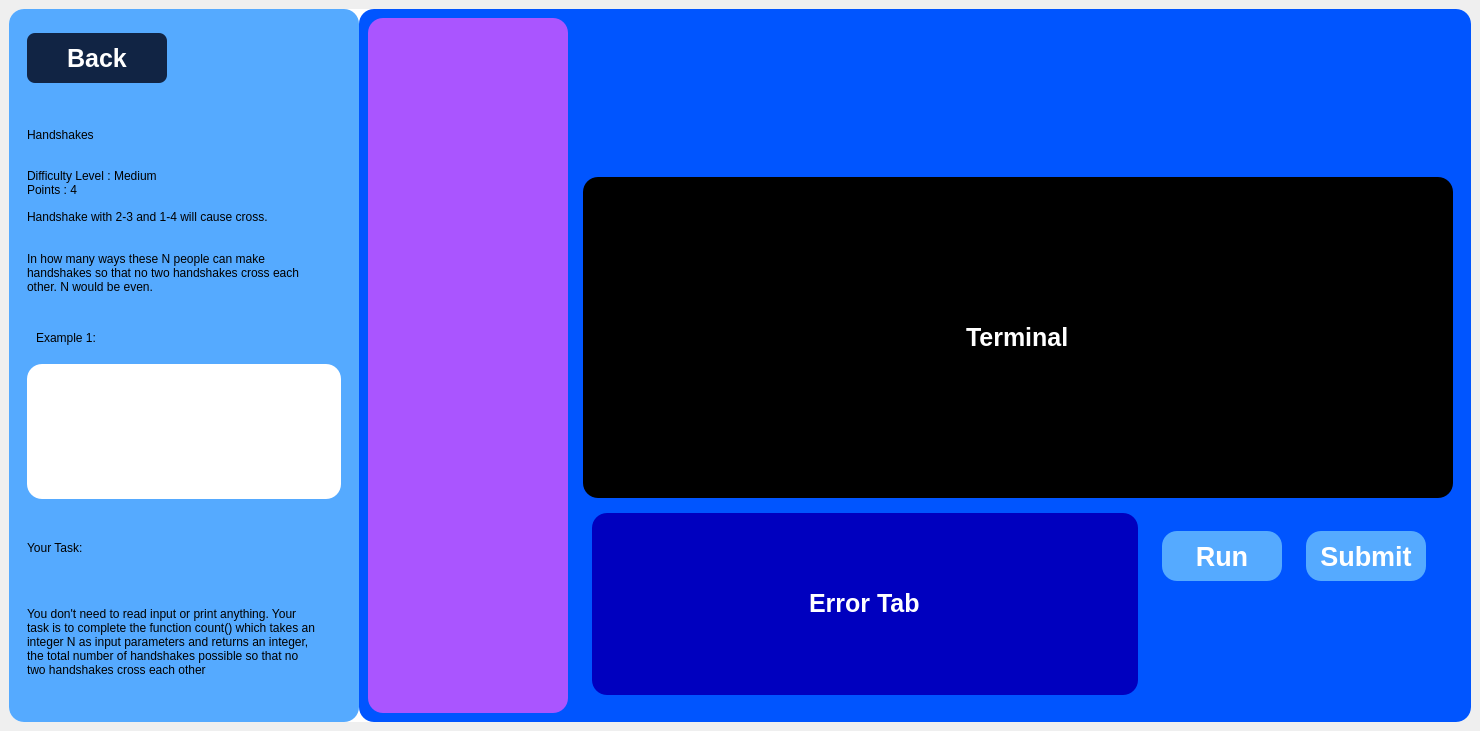
<?xml version="1.0" encoding="UTF-8"?>
<ui version="4.0">
 <class>MainWindow</class>
 <widget class="QMainWindow" name="MainWindow">
  <property name="geometry">
   <rect>
    <x>0</x>
    <y>0</y>
    <width>1480</width>
    <height>731</height>
   </rect>
  </property>
  <property name="windowTitle">
   <string>MainWindow</string>
  </property>
  <widget class="QWidget" name="centralwidget">
   <layout class="QHBoxLayout" name="horizontalLayout">
    <item>
     <widget class="QFrame" name="frame_2">
      <property name="styleSheet">
       <string notr="true">background-color: rgb(255, 255, 255);
border-radius:15px</string>
      </property>
      <property name="frameShape">
       <enum>QFrame::StyledPanel</enum>
      </property>
      <property name="frameShadow">
       <enum>QFrame::Raised</enum>
      </property>
      <layout class="QHBoxLayout" name="horizontalLayout_2">
       <property name="spacing">
        <number>0</number>
       </property>
       <property name="leftMargin">
        <number>0</number>
       </property>
       <property name="topMargin">
        <number>0</number>
       </property>
       <property name="rightMargin">
        <number>0</number>
       </property>
       <property name="bottomMargin">
        <number>0</number>
       </property>
       <item>
        <widget class="QFrame" name="frame_3">
         <property name="maximumSize">
          <size>
           <width>350</width>
           <height>16777215</height>
          </size>
         </property>
         <property name="styleSheet">
          <string notr="true">background-color: rgb(85, 170, 255);
</string>
         </property>
         <property name="frameShape">
          <enum>QFrame::StyledPanel</enum>
         </property>
         <property name="frameShadow">
          <enum>QFrame::Raised</enum>
         </property>
         <layout class="QVBoxLayout" name="verticalLayout">
          <item>
           <widget class="QFrame" name="frame_7">
            <property name="maximumSize">
             <size>
              <width>16777215</width>
              <height>80</height>
             </size>
            </property>
            <property name="frameShape">
             <enum>QFrame::StyledPanel</enum>
            </property>
            <property name="frameShadow">
             <enum>QFrame::Raised</enum>
            </property>
            <layout class="QGridLayout" name="gridLayout">
             <item row="0" column="0" alignment="Qt::AlignLeft">
              <widget class="QPushButton" name="pushButton">
               <property name="minimumSize">
                <size>
                 <width>140</width>
                 <height>0</height>
                </size>
               </property>
               <property name="maximumSize">
                <size>
                 <width>16777215</width>
                 <height>50</height>
                </size>
               </property>
               <property name="styleSheet">
                <string notr="true">QPushButton
{
	background-color: rgb(17,36,68);
	color: rgb(255, 255, 255);
	font-size: 25px;
	font-weight: bold;
	border-radius: 8px
}

QPushButton:hover
{
	background-color: rgb(255, 255, 255);
	color: rgb(17, 36, 68);
}
QPushButton:pressed
{
	background-color: rgb(9, 19, 35);	
	color: rgb(255, 255, 255);
}</string>
               </property>
               <property name="text">
                <string>   Back   </string>
               </property>
              </widget>
             </item>
            </layout>
           </widget>
          </item>
          <item>
           <widget class="QFrame" name="frame_6">
            <property name="frameShape">
             <enum>QFrame::StyledPanel</enum>
            </property>
            <property name="frameShadow">
             <enum>QFrame::Raised</enum>
            </property>
            <layout class="QVBoxLayout" name="verticalLayout_2">
             <item>
              <widget class="QLabel" name="label">
               <property name="text">
                <string>Handshakes</string>
               </property>
              </widget>
             </item>
             <item>
              <widget class="QLabel" name="label_2">
               <property name="text">
                <string>Difficulty Level : Medium
Points : 4</string>
               </property>
              </widget>
             </item>
             <item>
              <widget class="QLabel" name="label_3">
               <property name="text">
                <string>Handshake with 2-3 and 1-4 will cause cross.


In how many ways these N people can make 
handshakes so that no two handshakes cross each 
other. N would be even.</string>
               </property>
              </widget>
             </item>
            </layout>
           </widget>
          </item>
          <item>
           <widget class="QFrame" name="frame_9">
            <property name="frameShape">
             <enum>QFrame::StyledPanel</enum>
            </property>
            <property name="frameShadow">
             <enum>QFrame::Raised</enum>
            </property>
            <layout class="QVBoxLayout" name="verticalLayout_4">
             <item>
              <widget class="QFrame" name="frame_10">
               <property name="maximumSize">
                <size>
                 <width>16777215</width>
                 <height>40</height>
                </size>
               </property>
               <property name="frameShape">
                <enum>QFrame::StyledPanel</enum>
               </property>
               <property name="frameShadow">
                <enum>QFrame::Raised</enum>
               </property>
               <layout class="QGridLayout" name="gridLayout_2">
                <item row="0" column="0">
                 <widget class="QLabel" name="label_6">
                  <property name="text">
                   <string>Example 1:</string>
                  </property>
                 </widget>
                </item>
               </layout>
              </widget>
             </item>
             <item>
              <widget class="QFrame" name="frame_11">
               <property name="styleSheet">
                <string notr="true">background-color:rgb(255,255,255);</string>
               </property>
               <property name="frameShape">
                <enum>QFrame::StyledPanel</enum>
               </property>
               <property name="frameShadow">
                <enum>QFrame::Raised</enum>
               </property>
              </widget>
             </item>
            </layout>
           </widget>
          </item>
          <item>
           <widget class="QFrame" name="frame_8">
            <property name="frameShape">
             <enum>QFrame::StyledPanel</enum>
            </property>
            <property name="frameShadow">
             <enum>QFrame::Raised</enum>
            </property>
            <layout class="QVBoxLayout" name="verticalLayout_3">
             <item>
              <widget class="QLabel" name="label_4">
               <property name="minimumSize">
                <size>
                 <width>0</width>
                 <height>0</height>
                </size>
               </property>
               <property name="maximumSize">
                <size>
                 <width>16777215</width>
                 <height>50</height>
                </size>
               </property>
               <property name="text">
                <string>Your Task:</string>
               </property>
              </widget>
             </item>
             <item>
              <widget class="QLabel" name="label_5">
               <property name="text">
                <string>You don't need to read input or print anything. Your 
task is to complete the function count() which takes an 
integer N as input parameters and returns an integer, 
the total number of handshakes possible so that no 
two handshakes cross each other</string>
               </property>
              </widget>
             </item>
            </layout>
           </widget>
          </item>
         </layout>
        </widget>
       </item>
       <item>
        <widget class="QFrame" name="frame_5">
         <property name="styleSheet">
          <string notr="true">background-color:rgb(0, 85, 255);</string>
         </property>
         <property name="frameShape">
          <enum>QFrame::StyledPanel</enum>
         </property>
         <property name="frameShadow">
          <enum>QFrame::Raised</enum>
         </property>
         <layout class="QHBoxLayout" name="horizontalLayout_3">
          <item>
           <widget class="QFrame" name="frame">
            <property name="maximumSize">
             <size>
              <width>200</width>
              <height>16777215</height>
             </size>
            </property>
            <property name="styleSheet">
             <string notr="true">background-color:rgb(170, 85, 255);</string>
            </property>
            <property name="frameShape">
             <enum>QFrame::StyledPanel</enum>
            </property>
            <property name="frameShadow">
             <enum>QFrame::Raised</enum>
            </property>
           </widget>
          </item>
          <item>
           <widget class="QFrame" name="frame_4">
            <property name="frameShape">
             <enum>QFrame::StyledPanel</enum>
            </property>
            <property name="frameShadow">
             <enum>QFrame::Raised</enum>
            </property>
            <layout class="QVBoxLayout" name="verticalLayout_5">
             <item>
              <spacer name="verticalSpacer">
               <property name="orientation">
                <enum>Qt::Vertical</enum>
               </property>
               <property name="sizeType">
                <enum>QSizePolicy::Maximum</enum>
               </property>
               <property name="sizeHint" stdset="0">
                <size>
                 <width>20</width>
                 <height>150</height>
                </size>
               </property>
              </spacer>
             </item>
             <item>
              <widget class="QFrame" name="frame_12">
               <property name="styleSheet">
                <string notr="true">background-color: rgb(0, 0, 0);
color:rgb(255,255,255);
font-weight:bold;
font-size:25px;</string>
               </property>
               <property name="frameShape">
                <enum>QFrame::StyledPanel</enum>
               </property>
               <property name="frameShadow">
                <enum>QFrame::Raised</enum>
               </property>
               <layout class="QGridLayout" name="gridLayout_3">
                <item row="0" column="0" alignment="Qt::AlignHCenter|Qt::AlignVCenter">
                 <widget class="QLabel" name="label_7">
                  <property name="styleSheet">
                   <string notr="true"/>
                  </property>
                  <property name="text">
                   <string>Terminal</string>
                  </property>
                 </widget>
                </item>
               </layout>
              </widget>
             </item>
             <item>
              <widget class="QFrame" name="frame_13">
               <property name="maximumSize">
                <size>
                 <width>16777215</width>
                 <height>200</height>
                </size>
               </property>
               <property name="frameShape">
                <enum>QFrame::StyledPanel</enum>
               </property>
               <property name="frameShadow">
                <enum>QFrame::Raised</enum>
               </property>
               <layout class="QHBoxLayout" name="horizontalLayout_4">
                <item>
                 <widget class="QFrame" name="frame_14">
                  <property name="styleSheet">
                   <string notr="true">background-color: rgb(0, 0, 191);
color:rgb(255,255,255);
font-weight:bold;
font-size:25px;</string>
                  </property>
                  <property name="frameShape">
                   <enum>QFrame::StyledPanel</enum>
                  </property>
                  <property name="frameShadow">
                   <enum>QFrame::Raised</enum>
                  </property>
                  <layout class="QGridLayout" name="gridLayout_6">
                   <item row="0" column="0" alignment="Qt::AlignHCenter|Qt::AlignVCenter">
                    <widget class="QLabel" name="label_10">
                     <property name="text">
                      <string>Error Tab</string>
                     </property>
                    </widget>
                   </item>
                  </layout>
                 </widget>
                </item>
                <item>
                 <widget class="QFrame" name="frame_15">
                  <property name="maximumSize">
                   <size>
                    <width>300</width>
                    <height>16777215</height>
                   </size>
                  </property>
                  <property name="frameShape">
                   <enum>QFrame::StyledPanel</enum>
                  </property>
                  <property name="frameShadow">
                   <enum>QFrame::Raised</enum>
                  </property>
                  <layout class="QHBoxLayout" name="horizontalLayout_5">
                   <item alignment="Qt::AlignTop">
                    <widget class="QFrame" name="frame_16">
                     <property name="styleSheet">
                      <string notr="true">
</string>
                     </property>
                     <property name="frameShape">
                      <enum>QFrame::StyledPanel</enum>
                     </property>
                     <property name="frameShadow">
                      <enum>QFrame::Raised</enum>
                     </property>
                     <layout class="QGridLayout" name="gridLayout_4">
                      <item row="0" column="0">
                       <widget class="QPushButton" name="pushButton_2">
                        <property name="minimumSize">
                         <size>
                          <width>0</width>
                          <height>50</height>
                         </size>
                        </property>
                        <property name="font">
                         <font>
                          <pointsize>20</pointsize>
                          <bold>true</bold>
                         </font>
                        </property>
                        <property name="cursor">
                         <cursorShape>PointingHandCursor</cursorShape>
                        </property>
                        <property name="styleSheet">
                         <string notr="true">QPushButton
{
	color: rgb(255, 255, 255);
background-color: rgb(85, 170, 255);
}
QPushButton:hover
{
	background-color: rgb(255, 255, 255);
	color: rgb(107, 201, 244)
}
QPushButton:pressed
{
	background-color:rgb(75, 150, 225);	
	color: rgb(255, 255, 255);
}
</string>
                        </property>
                        <property name="text">
                         <string>Run</string>
                        </property>
                       </widget>
                      </item>
                     </layout>
                    </widget>
                   </item>
                   <item alignment="Qt::AlignTop">
                    <widget class="QFrame" name="frame_17">
                     <property name="styleSheet">
                      <string notr="true"/>
                     </property>
                     <property name="frameShape">
                      <enum>QFrame::StyledPanel</enum>
                     </property>
                     <property name="frameShadow">
                      <enum>QFrame::Raised</enum>
                     </property>
                     <layout class="QGridLayout" name="gridLayout_5">
                      <item row="0" column="0">
                       <widget class="QPushButton" name="pushButton_3">
                        <property name="minimumSize">
                         <size>
                          <width>0</width>
                          <height>50</height>
                         </size>
                        </property>
                        <property name="font">
                         <font>
                          <pointsize>20</pointsize>
                          <bold>true</bold>
                         </font>
                        </property>
                        <property name="styleSheet">
                         <string notr="true">QPushButton
{
	color: rgb(255, 255, 255);
background-color: rgb(85, 170, 255);
}
QPushButton:hover
{
	background-color: rgb(255, 255, 255);
	color: rgb(107, 201, 244)
}
QPushButton:pressed
{
	background-color: rgb(75, 150, 225);	
	color: rgb(255, 255, 255);
}
</string>
                        </property>
                        <property name="text">
                         <string>Submit</string>
                        </property>
                       </widget>
                      </item>
                     </layout>
                    </widget>
                   </item>
                  </layout>
                 </widget>
                </item>
               </layout>
              </widget>
             </item>
            </layout>
           </widget>
          </item>
         </layout>
        </widget>
       </item>
      </layout>
     </widget>
    </item>
   </layout>
  </widget>
 </widget>
 <resources/>
 <connections/>
</ui>
